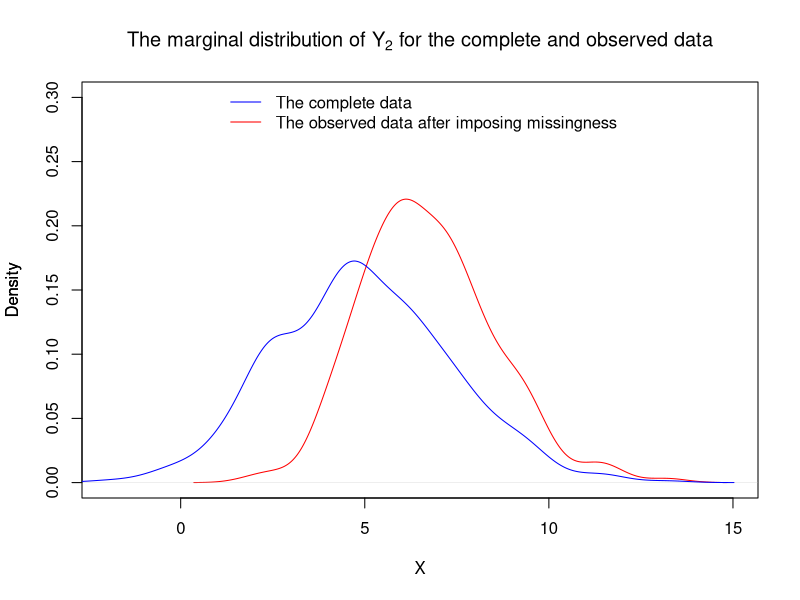

This figure's R source:
#Simulating a complete dataset of size 500 on (Y1,Y2)
set.seed(632)
Z1=rnorm(500, mean=0, sd=1)
Z2=rnorm(500, mean=0, sd=1)
Z3=rnorm(500, mean=0, sd=1)
Y1=1+Z1
Y2=5+2*Z1+Z2
#Simulating the observed dataset, i.e., imposing missingness on Y2
a=2
b=0
Y2_missing=Y2
con=a*(Y1-1)+b*(Y2-5)+Z3
for (i in 1:500){
if (con[i]<0){Y2_missing[i]=NA}
}
#Displaying the figures
pdf("Question3_(a).pdf")
plot(density(Y2_missing[-which(is.na(Y2_missing)==TRUE)]),col="red",main="",xlab="",xlim=c(-2,15),ylim = c(0,0.3))
lines(density(Y2),col="blue")
title(main=expression(paste("The marginal distribution of ",Y[2]," for the complete and observed data")),xlab = "X",ylab = "Density")
legend("top",legend=c("The complete data","The observed data after imposing missingness"),lty=c(1,1),col=c("blue","red"),bty="n")
par(lty=1,pin=c(3,2.25))
dev.off()